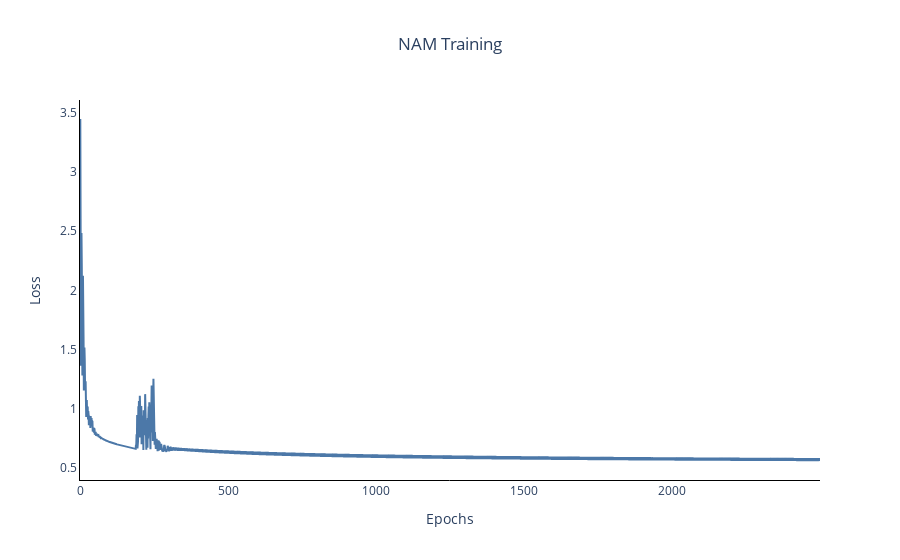

The notebook cell saved with this chart:
### Code cell
loss_fig = go.Figure(data = [go.Scatter(y = history["train_loss"])],
                     layout = go.Layout(title = "NAM Training",
                                        xaxis = {"title": "Epochs"},
                                        yaxis = {"title": "Loss"}))

format_fig(loss_fig).show()

### Figure 1 — Plotly figure (JSON) as saved in the notebook; plotly's stock layout.template omitted (floating-point values rounded to 4 significant figures; data arrays with more than 128 entries replaced by an {"elided": "..."} marker saying what was removed)
{"data": [{"marker": {"color": "#4C78A8"}, "type": "scatter", "y": {"elided": "2500 float values"}}], "layout": {"paper_bgcolor": "#ffffff", "plot_bgcolor": "#ffffff", "title": {"text": "NAM Training", "x": 0.5}, "xaxis": {"linecolor": "black", "linewidth": 1, "showline": true, "title": {"text": "Epochs"}}, "yaxis": {"linecolor": "black", "linewidth": 1, "showline": true, "title": {"text": "Loss"}}}}
